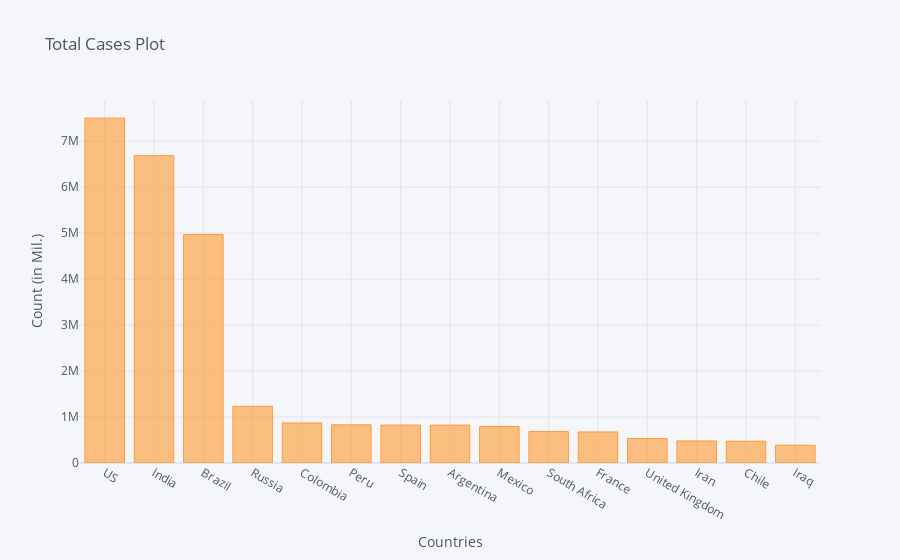

The notebook cell this image was saved under:
### Code cell
corona_dframe_agg_plot.iplot(kind='bar', x='Country/Region', y='10/6/20',
                             title='Total Cases Plot',xTitle='Countries',yTitle='Count (in Mil.)')

### Figure 1 — Plotly figure (JSON) as saved in the notebook; plotly's stock layout.template omitted (floating-point values rounded to 4 significant figures)
{"data": [{"marker": {"color": "rgba(255, 153, 51, 0.6)", "line": {"color": "rgba(255, 153, 51, 1.0)", "width": 1}}, "name": "10/6/20", "orientation": "v", "text": "", "type": "bar", "x": ["US", "India", "Brazil", "Russia", "Colombia", "Peru", "Spain", "Argentina", "Mexico", "South Africa", "France", "United Kingdom", "Iran", "Chile", "Iraq"], "y": [7500964, 6685082, 4969141, 1231277, 869808, 829999, 825410, 824468, 794608, 683242, 675736, 532779, 479825, 473306, 387121]}], "layout": {"legend": {"bgcolor": "#F5F6F9", "font": {"color": "#4D5663"}}, "paper_bgcolor": "#F5F6F9", "plot_bgcolor": "#F5F6F9", "title": {"font": {"color": "#4D5663"}, "text": "Total Cases Plot"}, "xaxis": {"gridcolor": "#E1E5ED", "showgrid": true, "tickfont": {"color": "#4D5663"}, "title": {"font": {"color": "#4D5663"}, "text": "Countries"}, "zerolinecolor": "#E1E5ED"}, "yaxis": {"gridcolor": "#E1E5ED", "showgrid": true, "tickfont": {"color": "#4D5663"}, "title": {"font": {"color": "#4D5663"}, "text": "Count (in Mil.)"}, "zerolinecolor": "#E1E5ED"}}}
